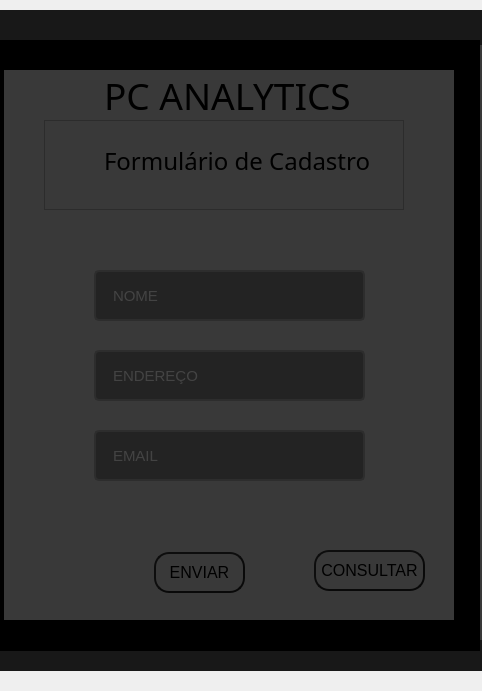
<?xml version="1.0" encoding="UTF-8"?>
<ui version="4.0">
 <class>MainWindow</class>
 <widget class="QMainWindow" name="MainWindow">
  <property name="geometry">
   <rect>
    <x>0</x>
    <y>0</y>
    <width>482</width>
    <height>691</height>
   </rect>
  </property>
  <property name="windowTitle">
   <string>MainWindow</string>
  </property>
  <widget class="QWidget" name="centralwidget">
   <widget class="QFrame" name="frame">
    <property name="geometry">
     <rect>
      <x>-10</x>
      <y>10</y>
      <width>801</width>
      <height>661</height>
     </rect>
    </property>
    <property name="styleSheet">
     <string notr="true">background-color: rgb(57, 57, 57);</string>
    </property>
    <property name="frameShape">
     <enum>QFrame::StyledPanel</enum>
    </property>
    <property name="frameShadow">
     <enum>QFrame::Raised</enum>
    </property>
    <widget class="QLabel" name="label">
     <property name="geometry">
      <rect>
       <x>150</x>
       <y>50</y>
       <width>331</width>
       <height>41</height>
      </rect>
     </property>
     <property name="font">
      <font>
       <pointsize>18</pointsize>
      </font>
     </property>
     <property name="text">
      <string>Formulário de Cadastro SQLite</string>
     </property>
    </widget>
    <widget class="QPushButton" name="pushButton">
     <property name="geometry">
      <rect>
       <x>240</x>
       <y>532</y>
       <width>91</width>
       <height>41</height>
      </rect>
     </property>
     <property name="font">
      <font>
       <pointsize>12</pointsize>
      </font>
     </property>
     <property name="styleSheet">
      <string notr="true">background-color: rgb(57, 57, 57);
border-color: rgb(9, 9, 9);
border-radius: 15px;
border-style: outset;
border-width: 2px;
</string>
     </property>
     <property name="text">
      <string>ENVIAR</string>
     </property>
    </widget>
    <widget class="QLineEdit" name="lineEdit">
     <property name="geometry">
      <rect>
       <x>180</x>
       <y>230</y>
       <width>271</width>
       <height>51</height>
      </rect>
     </property>
     <property name="font">
      <font>
       <pointsize>11</pointsize>
      </font>
     </property>
     <property name="styleSheet">
      <string notr="true">QLineEdit {

	border: 2px solid rgb(45,45,45);
	border-radius: 5px;
	padding: 15px;
	background-color: rgb(35, 35, 35);
	color: rgb(100, 100, 100)
}</string>
     </property>
     <property name="placeholderText">
      <string>NOME</string>
     </property>
    </widget>
    <widget class="QLineEdit" name="lineEdit_2">
     <property name="geometry">
      <rect>
       <x>180</x>
       <y>390</y>
       <width>271</width>
       <height>51</height>
      </rect>
     </property>
     <property name="font">
      <font>
       <pointsize>11</pointsize>
      </font>
     </property>
     <property name="styleSheet">
      <string notr="true">QLineEdit {

	border: 2px solid rgb(45,45,45);
	border-radius: 5px;
	padding: 15px;
	background-color: rgb(35, 35, 35);
	color: rgb(100, 100, 100)
}</string>
     </property>
     <property name="placeholderText">
      <string>EMAIL</string>
     </property>
    </widget>
    <widget class="QLineEdit" name="lineEdit_3">
     <property name="geometry">
      <rect>
       <x>180</x>
       <y>310</y>
       <width>271</width>
       <height>51</height>
      </rect>
     </property>
     <property name="font">
      <font>
       <pointsize>11</pointsize>
      </font>
     </property>
     <property name="styleSheet">
      <string notr="true">QLineEdit {

	border: 2px solid rgb(45,45,45);
	border-radius: 5px;
	padding: 15px;
	background-color: rgb(35, 35, 35);
	color: rgb(100, 100, 100)
}</string>
     </property>
     <property name="placeholderText">
      <string>ENDEREÇO</string>
     </property>
    </widget>
    <widget class="QFrame" name="top_bar">
     <property name="geometry">
      <rect>
       <x>0</x>
       <y>0</y>
       <width>621</width>
       <height>35</height>
      </rect>
     </property>
     <property name="maximumSize">
      <size>
       <width>16777215</width>
       <height>35</height>
      </size>
     </property>
     <property name="styleSheet">
      <string notr="true">background-color: rgb(24, 24, 24)</string>
     </property>
     <property name="frameShape">
      <enum>QFrame::NoFrame</enum>
     </property>
     <property name="frameShadow">
      <enum>QFrame::Raised</enum>
     </property>
     <layout class="QHBoxLayout" name="horizontalLayout_3">
      <property name="spacing">
       <number>0</number>
      </property>
      <property name="leftMargin">
       <number>0</number>
      </property>
      <property name="topMargin">
       <number>5</number>
      </property>
      <property name="rightMargin">
       <number>0</number>
      </property>
      <property name="bottomMargin">
       <number>0</number>
      </property>
     </layout>
    </widget>
    <widget class="QFrame" name="top_bar_2">
     <property name="geometry">
      <rect>
       <x>-10</x>
       <y>630</y>
       <width>621</width>
       <height>35</height>
      </rect>
     </property>
     <property name="maximumSize">
      <size>
       <width>16777215</width>
       <height>35</height>
      </size>
     </property>
     <property name="styleSheet">
      <string notr="true">background-color: rgb(24, 24, 24)</string>
     </property>
     <property name="frameShape">
      <enum>QFrame::NoFrame</enum>
     </property>
     <property name="frameShadow">
      <enum>QFrame::Raised</enum>
     </property>
     <layout class="QHBoxLayout" name="horizontalLayout_4">
      <property name="spacing">
       <number>0</number>
      </property>
      <property name="leftMargin">
       <number>0</number>
      </property>
      <property name="topMargin">
       <number>5</number>
      </property>
      <property name="rightMargin">
       <number>0</number>
      </property>
      <property name="bottomMargin">
       <number>0</number>
      </property>
     </layout>
    </widget>
    <widget class="QFrame" name="content">
     <property name="geometry">
      <rect>
       <x>-11</x>
       <y>30</y>
       <width>501</width>
       <height>611</height>
      </rect>
     </property>
     <property name="styleSheet">
      <string notr="true">background-color: rgb(0, 0, 0);</string>
     </property>
     <property name="frameShape">
      <enum>QFrame::NoFrame</enum>
     </property>
     <property name="frameShadow">
      <enum>QFrame::Raised</enum>
     </property>
     <layout class="QHBoxLayout" name="horizontalLayout_5">
      <item>
       <widget class="QFrame" name="login_area_2">
        <property name="maximumSize">
         <size>
          <width>450</width>
          <height>550</height>
         </size>
        </property>
        <property name="styleSheet">
         <string notr="true">background-color: rgb(57, 57, 57);</string>
        </property>
        <property name="frameShape">
         <enum>QFrame::NoFrame</enum>
        </property>
        <property name="frameShadow">
         <enum>QFrame::Raised</enum>
        </property>
        <widget class="QFrame" name="logo_2">
         <property name="geometry">
          <rect>
           <x>40</x>
           <y>50</y>
           <width>360</width>
           <height>90</height>
          </rect>
         </property>
         <property name="frameShape">
          <enum>QFrame::StyledPanel</enum>
         </property>
         <property name="frameShadow">
          <enum>QFrame::Raised</enum>
         </property>
         <widget class="QLabel" name="label_9">
          <property name="geometry">
           <rect>
            <x>60</x>
            <y>20</y>
            <width>291</width>
            <height>41</height>
           </rect>
          </property>
          <property name="font">
           <font>
            <family>Sitka Subheading</family>
            <pointsize>18</pointsize>
           </font>
          </property>
          <property name="text">
           <string>Formulário de Cadastro</string>
          </property>
         </widget>
        </widget>
        <widget class="QLabel" name="label_7">
         <property name="geometry">
          <rect>
           <x>180</x>
           <y>160</y>
           <width>101</width>
           <height>101</height>
          </rect>
         </property>
         <property name="text">
          <string/>
         </property>
         <property name="pixmap">
          <pixmap>../Projeto Analytics/17503049231586786427-128.png</pixmap>
         </property>
         <property name="scaledContents">
          <bool>true</bool>
         </property>
        </widget>
        <widget class="QLabel" name="label_4">
         <property name="geometry">
          <rect>
           <x>96</x>
           <y>420</y>
           <width>271</width>
           <height>20</height>
          </rect>
         </property>
         <property name="text">
          <string/>
         </property>
        </widget>
        <widget class="QLabel" name="label_8">
         <property name="geometry">
          <rect>
           <x>110</x>
           <y>410</y>
           <width>251</width>
           <height>20</height>
          </rect>
         </property>
         <property name="text">
          <string/>
         </property>
        </widget>
        <widget class="QLineEdit" name="lineEdit_8">
         <property name="geometry">
          <rect>
           <x>90</x>
           <y>280</y>
           <width>271</width>
           <height>51</height>
          </rect>
         </property>
         <property name="font">
          <font>
           <pointsize>11</pointsize>
          </font>
         </property>
         <property name="styleSheet">
          <string notr="true">QLineEdit {

	border: 2px solid rgb(45,45,45);
	border-radius: 5px;
	padding: 15px;
	background-color: rgb(35, 35, 35);
	color: rgb(100, 100, 100)
}</string>
         </property>
         <property name="placeholderText">
          <string>ENDEREÇO</string>
         </property>
        </widget>
        <widget class="QLineEdit" name="lineEdit_7">
         <property name="geometry">
          <rect>
           <x>90</x>
           <y>200</y>
           <width>271</width>
           <height>51</height>
          </rect>
         </property>
         <property name="font">
          <font>
           <pointsize>11</pointsize>
          </font>
         </property>
         <property name="styleSheet">
          <string notr="true">QLineEdit {

	border: 2px solid rgb(45,45,45);
	border-radius: 5px;
	padding: 15px;
	background-color: rgb(35, 35, 35);
	color: rgb(100, 100, 100)
}</string>
         </property>
         <property name="placeholderText">
          <string>NOME</string>
         </property>
        </widget>
        <widget class="QLineEdit" name="lineEdit_6">
         <property name="geometry">
          <rect>
           <x>90</x>
           <y>360</y>
           <width>271</width>
           <height>51</height>
          </rect>
         </property>
         <property name="font">
          <font>
           <pointsize>11</pointsize>
          </font>
         </property>
         <property name="styleSheet">
          <string notr="true">QLineEdit {

	border: 2px solid rgb(45,45,45);
	border-radius: 5px;
	padding: 15px;
	background-color: rgb(35, 35, 35);
	color: rgb(100, 100, 100)
}</string>
         </property>
         <property name="placeholderText">
          <string>EMAIL</string>
         </property>
        </widget>
        <widget class="QPushButton" name="pushButton_7">
         <property name="geometry">
          <rect>
           <x>150</x>
           <y>482</y>
           <width>91</width>
           <height>41</height>
          </rect>
         </property>
         <property name="font">
          <font>
           <pointsize>12</pointsize>
          </font>
         </property>
         <property name="styleSheet">
          <string notr="true">background-color: rgb(57, 57, 57);
border-color: rgb(9, 9, 9);
border-radius: 15px;
border-style: outset;
border-width: 2px;
</string>
         </property>
         <property name="text">
          <string>ENVIAR</string>
         </property>
        </widget>
        <widget class="QPushButton" name="pushButton_2">
         <property name="geometry">
          <rect>
           <x>310</x>
           <y>480</y>
           <width>111</width>
           <height>41</height>
          </rect>
         </property>
         <property name="font">
          <font>
           <pointsize>12</pointsize>
          </font>
         </property>
         <property name="styleSheet">
          <string notr="true">background-color:rgb(57, 57, 57);
border-color: rgb(9, 9, 9);
border-radius: 15px;
border-style: outset;
border-width: 2px;
</string>
         </property>
         <property name="text">
          <string>CONSULTAR</string>
         </property>
        </widget>
        <widget class="QLabel" name="label_10">
         <property name="geometry">
          <rect>
           <x>100</x>
           <y>10</y>
           <width>261</width>
           <height>31</height>
          </rect>
         </property>
         <property name="font">
          <font>
           <family>Sitka Subheading</family>
           <pointsize>28</pointsize>
          </font>
         </property>
         <property name="text">
          <string>PC ANALYTICS</string>
         </property>
        </widget>
       </widget>
      </item>
     </layout>
    </widget>
   </widget>
  </widget>
  <widget class="QMenuBar" name="menubar">
   <property name="geometry">
    <rect>
     <x>0</x>
     <y>0</y>
     <width>482</width>
     <height>21</height>
    </rect>
   </property>
  </widget>
 </widget>
 <resources/>
 <connections/>
</ui>
